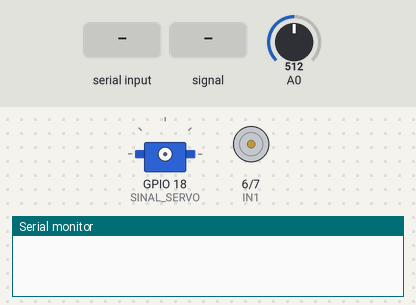
Bench run of a sketch on a simulated ESP8266 (NodeMCU). Parts: servo, motor-driver pin pairs drawn as motors (green arrow = first pin HIGH = forward, orange = second pin HIGH = backward, longer = more drive), the last lines printed to the serial monitor. The inputs (shaded band) are chosen by the test bench; at power-on: A0 = 512 (analog values on the 0–1023 scale).

Above: at 1.2 s.
1.3 s: "s" received over Serial
At 1.7 s:
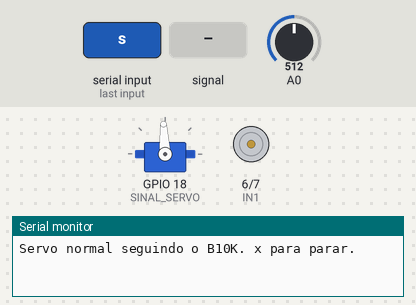
2.8 s: A0 fed a 200 Hz sine of ±81 counts around its level
5.8 s: A0 set to 306
7.3 s: "i" received over Serial
At 7.73 s:
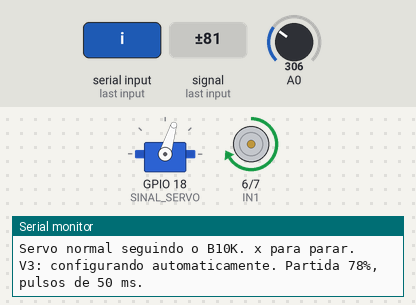
At 9.0 s:
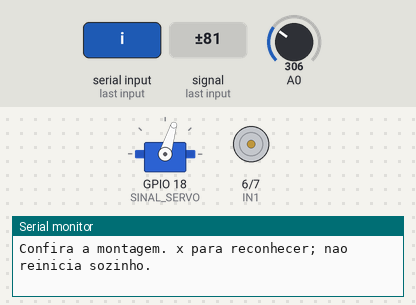
Timing chart, 0 to 10.5 s (numbered marks = the images above; inputs shaded):
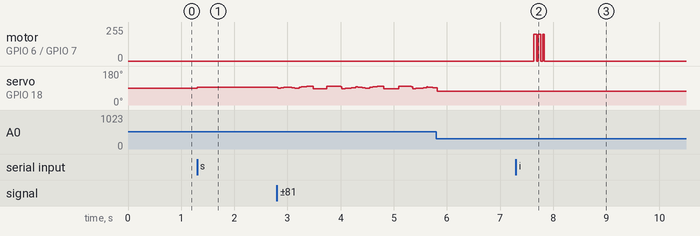

Measured:
- after the input at 1.3 s, servo on GPIO 18 (SINAL_SERVO): 90° → 93° at once
- after the input at 7.3 s, motor on GPIO 6 (IN1) / GPIO 7 (IN2): alternates forward 200/255 for 0.05 s and stopped for 0.04 s, 6 changes in all, then stays stopped, starting after 0.34 s

The sketch:

teste_tt_automatico_v3.ino
```cpp
#include <Arduino.h>
#include <Servo.h>
#include <math.h>
#include "ControleTT.h"

// Pinagem mantida. GP sao numeros GPIO, nao posicoes fisicas do conector.
constexpr uint8_t B10K = 26, POSICAO = 27, ACS712 = 28;
constexpr uint8_t IN1 = 6, IN2 = 7, SINAL_SERVO = 18;
constexpr float LIMITE_ACS_OUT_V = 0.05f; // Sem presumir variante do ACS712
enum class Estado { Parado, ZeroACS, Detectando, Acomodando, Seguindo };
Estado estado = Estado::Parado;
Servo servo;
bool normalAtivo = false, falha = false;
int centro = 0, pos = 0, pot = 0, adcACS = 0, polaridade = 0;
int inicioDeteccao = 0, referenciaSentido = 0, esperado = 0, pwmAtual = 0;
int posAnterior = 0, referenciaProgresso = 0;
float alvoSuave = 0, zeroACS = 0, deltaACS = 0;
uint32_t inicioEstado = 0, ultimaLeitura = 0, ultimaTela = 0;
uint32_t ultimoServo = 0, inicioProgresso = 0, tempoPulsos = 0;
uint32_t somaZero = 0;
uint16_t amostrasZero = 0;
uint8_t excesso = 0;

int media(uint8_t pino) {
  int soma = 0;
  for (int n = 0; n < 8; ++n) soma += analogRead(pino);
  return soma / 8;
}

void motor(int pwm) {
  const int limite = estado == Estado::Detectando ? ControleTT::PWM_PARTIDA : ControleTT::PWM;
  pwm = constrain(pwm, -limite, limite);
  if (pwm >= 0) { analogWrite(IN2, 0); analogWrite(IN1, pwm); }
  else { analogWrite(IN1, 0); analogWrite(IN2, -pwm); }
  pwmAtual = pwm;
}

void parar() {
  motor(0);
  estado = Estado::Parado;
  normalAtivo = false;
  if (servo.attached()) servo.detach();
  pinMode(SINAL_SERVO, OUTPUT); digitalWrite(SINAL_SERVO, LOW);
  esperado = 0;
  excesso = 0;
}

void bloquear(const char* motivo) {
  parar(); falha = true;
  Serial.print("PAROU: "); Serial.println(motivo);
  Serial.println("Confira a montagem. x para reconhecer; nao reinicia sozinho.");
}

void iniciar(bool usarNormal, bool usarTT) {
  parar();
  if (falha) { Serial.println("Confira a causa e envie x antes de novo teste."); return; }
  pos = media(POSICAO); pot = media(B10K);
  if (usarTT && !ControleTT::partidaValida(pos)) {
    Serial.println("TT desligado: deixe o potenciometro de posicao perto do meio e tente i/t.");
    return;
  }
  if (usarNormal) {
    servo.attach(SINAL_SERVO, 1000, 2000, map(pot, 0, 4095, 1000, 2000));
    if (!servo.attached()) { bloquear("Falha no sinal do servo normal."); return; }
    normalAtivo = true;
  }
  if (usarTT) {
    centro = posAnterior = pos;
    polaridade = 0;
    inicioEstado = millis();
    somaZero = 0; amostrasZero = 0;
    estado = Estado::ZeroACS;
    Serial.println("V3: configurando automaticamente. Partida 78%, pulsos de 50 ms.");
  } else Serial.println("Servo normal seguindo o B10K. x para parar.");
}

void comando(char c) {
  if (c >= 'A' && c <= 'Z') c += 'a' - 'A';
  if (c == 'x') { parar(); falha = false; Serial.println("Parado."); }
  else if (c == 's') iniciar(true, false);
  else if (c == 'i') iniciar(false, true);
  else if (c == 't') iniciar(true, true);
  else if (c == '?') Serial.println("s: servo normal | i: TT automatico | t: os dois | x: parar");
}

void atualizar(uint32_t agora) {
  pot = media(B10K); pos = media(POSICAO); adcACS = media(ACS712);
  if (normalAtivo && agora - ultimoServo >= 20) {
    ultimoServo = agora;
    servo.writeMicroseconds(map(pot, 0, 4095, 1000, 2000));
  }
  if (estado == Estado::Parado) return;
  if (!ControleTT::dentro(pos, centro) || abs(pos - posAnterior) > 40) {
    bloquear("Posicao fora da pequena faixa de teste ou retorno instavel."); return;
  }
  posAnterior = pos;
  if (estado == Estado::ZeroACS) {
    // Motor desligado. Aguarda estabilizacao e amostra o ACS automaticamente.
    if (agora - inicioEstado < 150) return;
    somaZero += adcACS; ++amostrasZero;
    if (amostrasZero < 64) return;
    zeroACS = somaZero / (float)amostrasZero;
    float volts = zeroACS * 3.3f / 4095;
    if (volts < 0.95f || volts > 1.55f) { bloquear("Confira ACS712 e divisor 10k/10k."); return; }
    inicioDeteccao = pos;
    inicioEstado = agora;
    estado = Estado::Detectando;
    return;
  }
  deltaACS = fabsf(adcACS - zeroACS) * 3.3f / 4095 * 2.0f;
  excesso = deltaACS > LIMITE_ACS_OUT_V ? excesso + 1 : 0;
  if (excesso >= 3) { bloquear("ACS acima do limite inicial de teste."); return; }
  if (estado == Estado::Detectando) {
    int delta = pos - inicioDeteccao;
    if (abs(delta) >= 12) {
      motor(0);
      polaridade = ControleTT::sinal(delta);
      inicioEstado = agora; estado = Estado::Acomodando;
    } else if (agora - inicioEstado >= 200) {
      bloquear("Nao detectei movimento suficiente. Nao aumentei a potencia.");
    } else motor(ControleTT::pulsoPartida(agora - inicioEstado) ? ControleTT::PWM_PARTIDA : 0);
    return;
  }
  if (estado == Estado::Acomodando) {
    motor(0);
    if (agora - inicioEstado < 100) return;
    // Confirma que o deslocamento liquido ainda tem o sentido identificado.
    if ((pos - inicioDeteccao) * polaridade < 8) {
      bloquear("Retorno de posicao nao confirmou o sentido."); return;
    }
    alvoSuave = pos;
    referenciaSentido = referenciaProgresso = pos;
    inicioProgresso = tempoPulsos = agora;
    estado = Estado::Seguindo;
    Serial.println("Sentido detectado. Gire o B10K devagar. x para parar.");
    return;
  }
  if (ControleTT::contrario(referenciaSentido, pos, esperado)) {
    bloquear("Motor girou no sentido contrario ao esperado."); return;
  }
  if ((pos - referenciaSentido) * esperado > 0) referenciaSentido = pos;
  float desejado = ControleTT::alvo(pot, centro);
  alvoSuave += constrain(desejado - alvoSuave, -0.08f, 0.08f); // alvo: ate 40 ADC/s
  float erro = alvoSuave - pos;
  if (fabsf(erro) <= 8) {
    motor(0); esperado = 0;
    referenciaSentido = referenciaProgresso = pos;
    inicioProgresso = agora;
    return;
  }
  int novoSentido = erro > 0 ? 1 : -1;
  if (novoSentido != esperado) {
    esperado = novoSentido;
    referenciaSentido = referenciaProgresso = pos;
    inicioProgresso = tempoPulsos = agora;
  }
  motor(ControleTT::pulso(agora - tempoPulsos) ? esperado * polaridade * ControleTT::PWM : 0);
  if (abs(pos - referenciaProgresso) >= 8) {
    referenciaProgresso = pos; inicioProgresso = agora;
  } else if (agora - inicioProgresso > 250) bloquear("Motor sem progresso de posicao.");
}

void setup() {
  digitalWrite(IN1, LOW); digitalWrite(IN2, LOW);
  pinMode(IN1, OUTPUT); pinMode(IN2, OUTPUT);
  analogWriteRange(255); analogWriteFreq(20000);
  pinMode(SINAL_SERVO, OUTPUT); digitalWrite(SINAL_SERVO, LOW);
  analogReadResolution(12);
  pinMode(B10K, INPUT); pinMode(POSICAO, INPUT); pinMode(ACS712, INPUT);
  Serial.begin(115200); motor(0);
}

void loop() {
  if (!Serial && (estado != Estado::Parado || normalAtivo)) parar();
  for (int n = 0; n < 16 && Serial.available(); ++n) comando(Serial.read());
  uint32_t agora = millis();
  if (agora - ultimaLeitura >= 2) { ultimaLeitura = agora; atualizar(agora); }
  if (Serial && agora - ultimaTela >= 500 && Serial.availableForWrite() >= 90) {
    ultimaTela = agora;
    Serial.print("B10K="); Serial.print(pot);
    Serial.print(" POS="); Serial.print(pos);
    Serial.print(" ACS="); Serial.print(adcACS);
    Serial.print(" PWM="); Serial.print(pwmAtual);
    Serial.print(" ESTADO="); Serial.print((int)estado);
    Serial.print(" FALHA="); Serial.println(falha);
  }
}
```

ControleTT.h
```cpp
#pragma once
#include <stdint.h>
namespace ControleTT {
constexpr int CURSO = 120; // ADC para cada lado da posicao inicial
constexpr int MARGEM = 40;
constexpr int PWM = 64; // 25%, aplicado em pulsos curtos
constexpr int PWM_PARTIDA = 200; // 78% somente na deteccao inicial de sentido
constexpr uint32_t CICLO_MS = 50, LIGADO_MS = 15;
constexpr uint32_t CICLO_PARTIDA_MS = 85, PARTIDA_LIGADO_MS = 50;
constexpr int sinal(int x) { return (x > 0) - (x < 0); }
constexpr bool partidaValida(int centro) { return centro >= 1000 && centro <= 3095; }
constexpr bool dentro(int pos, int centro) {
  return pos > centro - CURSO - MARGEM && pos < centro + CURSO + MARGEM;
}
constexpr bool pulso(uint32_t tempo) { return tempo % CICLO_MS < LIGADO_MS; }
constexpr bool pulsoPartida(uint32_t tempo) { return tempo % CICLO_PARTIDA_MS < PARTIDA_LIGADO_MS; }
constexpr bool contrario(int referencia, int atual, int esperado) {
  return esperado != 0 && (atual - referencia) * esperado <= -8;
}
constexpr int alvo(int b10k, int centro) {
  return centro - CURSO + (b10k * (2 * CURSO)) / 4095;
}
}
```
